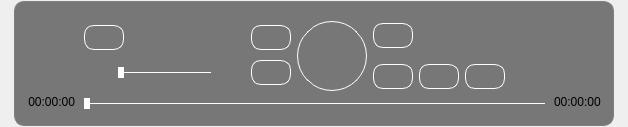
<?xml version="1.0" encoding="UTF-8"?>
<ui version="4.0">
 <class>VideoControlPanel</class>
 <widget class="QWidget" name="VideoControlPanel">
  <property name="geometry">
   <rect>
    <x>0</x>
    <y>0</y>
    <width>628</width>
    <height>127</height>
   </rect>
  </property>
  <property name="sizePolicy">
   <sizepolicy hsizetype="Preferred" vsizetype="Preferred">
    <horstretch>0</horstretch>
    <verstretch>0</verstretch>
   </sizepolicy>
  </property>
  <property name="focusPolicy">
   <enum>Qt::FocusPolicy::ClickFocus</enum>
  </property>
  <property name="windowTitle">
   <string>Form</string>
  </property>
  <property name="styleSheet">
   <string notr="true">QFrame
{
	background-color: rgba(0, 0, 0, 128);  /*rgba(0, 0, 0, 150);*/
	border: 1px solid rgb(128, 128, 128); /*white;*/
	border-radius: 10px;  
}

QPushButton 
{
	/*background-color: transparent;*/
	color: white;
	border: 1px solid white;
	border-radius: 10px;  
}

QPushButton:hover
{
	background-color: rgb(43, 43, 43);
}

QPushButton:disabled
{
	color: rgb(38, 38, 38);
}

QPushButton:pressed
{
	background-color: rgb(101, 101, 101)
}



/*QSlider::groove:horizontal
{
	background-color: white;
    	height: 1px;
    	margin: 0px;
}*/

/*QSlider::handle:horizontal:enabled
{
    	background-color: white;
    	border: 2px solid white;
    	height: 5px;
    	width: 2px;
    	margin: -5px 0px;
}

QSlider::handle:horizontal:disabled
{
    	background-color: rgb(128, 128, 128);
    	border: 2px solid rgb(128, 128, 128);;
    	height: 5px;
    	width: 2px;
    	margin: -5px 0px;
}

QSlider::groove:horizontal:enabled
{
    	background-color: white;
    	height: 1px;
    	margin: 0px;
}

QSlider::groove:horizontal:disabled:
{
	background-color: rgb(128, 128, 128);
	height: 1px;
    	margin: 0px;
}*/

QSlider::groove:horizontal 
{
    /*border: 1px solid white;*/
    height: 1px;
    background: white;
    margin: 0px;
}

QSlider::handle:horizontal 
{
    /*background: qlineargradient(x1:0, y1:0, x2:1, y2:1, stop:0 #b4b4b4, stop:1 #8f8f8f);*/
	background: white;
    border: 2px solid white;
    	height: 5px;
    	width: 2px;
    	margin: -5px 0px;
}

QSlider::groove:horizontal:enabled 
{
    background: white;
}

QSlider::groove:horizontal:disabled 
{
    background: rgb(128, 128, 128);
}

QSlider::handle:horizontal:enabled 
{
    background: white;
	border: 2px solid white;
}

QSlider::handle:horizontal:disabled 
{
    background: rgb(128, 128, 128);
	border: 2px solid rgb(128, 128, 128);
}
</string>
  </property>
  <layout class="QVBoxLayout" name="verticalLayout">
   <property name="spacing">
    <number>0</number>
   </property>
   <property name="leftMargin">
    <number>0</number>
   </property>
   <property name="topMargin">
    <number>0</number>
   </property>
   <property name="rightMargin">
    <number>0</number>
   </property>
   <property name="bottomMargin">
    <number>0</number>
   </property>
   <item>
    <layout class="QHBoxLayout" name="horizontalLayout">
     <property name="spacing">
      <number>0</number>
     </property>
     <item>
      <spacer name="horizontalSpacer">
       <property name="orientation">
        <enum>Qt::Orientation::Horizontal</enum>
       </property>
       <property name="sizeHint" stdset="0">
        <size>
         <width>40</width>
         <height>20</height>
        </size>
       </property>
      </spacer>
     </item>
     <item>
      <widget class="QFrame" name="Control_frame">
       <property name="sizePolicy">
        <sizepolicy hsizetype="Fixed" vsizetype="Fixed">
         <horstretch>0</horstretch>
         <verstretch>0</verstretch>
        </sizepolicy>
       </property>
       <property name="minimumSize">
        <size>
         <width>600</width>
         <height>125</height>
        </size>
       </property>
       <property name="styleSheet">
        <string notr="true"/>
       </property>
       <property name="frameShape">
        <enum>QFrame::Shape::StyledPanel</enum>
       </property>
       <property name="frameShadow">
        <enum>QFrame::Shadow::Raised</enum>
       </property>
       <widget class="QWidget" name="horizontalLayoutWidget">
        <property name="geometry">
         <rect>
          <x>70</x>
          <y>20</y>
          <width>421</width>
          <height>106</height>
         </rect>
        </property>
        <layout class="QHBoxLayout" name="horizontalLayout_3" stretch="0,0,0">
         <property name="sizeConstraint">
          <enum>QLayout::SizeConstraint::SetMaximumSize</enum>
         </property>
         <item>
          <layout class="QGridLayout" name="gridLayout_2">
           <property name="verticalSpacing">
            <number>-1</number>
           </property>
           <item row="0" column="1">
            <widget class="QPushButton" name="Backward_button">
             <property name="sizePolicy">
              <sizepolicy hsizetype="Fixed" vsizetype="Fixed">
               <horstretch>0</horstretch>
               <verstretch>0</verstretch>
              </sizepolicy>
             </property>
             <property name="minimumSize">
              <size>
               <width>40</width>
               <height>25</height>
              </size>
             </property>
             <property name="focusPolicy">
              <enum>Qt::FocusPolicy::NoFocus</enum>
             </property>
             <property name="text">
              <string/>
             </property>
             <property name="icon">
              <iconset resource="resources.qrc">
               <normaloff>:/icons/icons/previous.png</normaloff>:/icons/icons/previous.png</iconset>
             </property>
            </widget>
           </item>
           <item row="1" column="1">
            <widget class="QPushButton" name="Previous_button">
             <property name="sizePolicy">
              <sizepolicy hsizetype="Fixed" vsizetype="Fixed">
               <horstretch>0</horstretch>
               <verstretch>0</verstretch>
              </sizepolicy>
             </property>
             <property name="minimumSize">
              <size>
               <width>40</width>
               <height>25</height>
              </size>
             </property>
             <property name="focusPolicy">
              <enum>Qt::FocusPolicy::NoFocus</enum>
             </property>
             <property name="text">
              <string/>
             </property>
             <property name="icon">
              <iconset resource="resources.qrc">
               <normaloff>:/icons/icons/back.png</normaloff>:/icons/icons/back.png</iconset>
             </property>
             <property name="iconSize">
              <size>
               <width>14</width>
               <height>14</height>
              </size>
             </property>
            </widget>
           </item>
           <item row="1" column="0">
            <layout class="QGridLayout" name="gridLayout_3" columnstretch="0,0,0">
             <property name="horizontalSpacing">
              <number>2</number>
             </property>
             <item row="0" column="0">
              <widget class="QPushButton" name="Mute_button">
               <property name="sizePolicy">
                <sizepolicy hsizetype="Fixed" vsizetype="Fixed">
                 <horstretch>0</horstretch>
                 <verstretch>0</verstretch>
                </sizepolicy>
               </property>
               <property name="minimumSize">
                <size>
                 <width>25</width>
                 <height>25</height>
                </size>
               </property>
               <property name="focusPolicy">
                <enum>Qt::FocusPolicy::NoFocus</enum>
               </property>
               <property name="styleSheet">
                <string notr="true">border: none;</string>
               </property>
               <property name="text">
                <string/>
               </property>
               <property name="icon">
                <iconset resource="resources.qrc">
                 <normaloff>:/icons/icons/mute.png</normaloff>:/icons/icons/mute.png</iconset>
               </property>
               <property name="iconSize">
                <size>
                 <width>20</width>
                 <height>20</height>
                </size>
               </property>
              </widget>
             </item>
             <item row="0" column="2">
              <widget class="QPushButton" name="FullVolume_button">
               <property name="sizePolicy">
                <sizepolicy hsizetype="Fixed" vsizetype="Fixed">
                 <horstretch>0</horstretch>
                 <verstretch>0</verstretch>
                </sizepolicy>
               </property>
               <property name="minimumSize">
                <size>
                 <width>25</width>
                 <height>25</height>
                </size>
               </property>
               <property name="focusPolicy">
                <enum>Qt::FocusPolicy::NoFocus</enum>
               </property>
               <property name="styleSheet">
                <string notr="true">border: none;</string>
               </property>
               <property name="text">
                <string/>
               </property>
               <property name="icon">
                <iconset resource="resources.qrc">
                 <normaloff>:/icons/icons/volume.png</normaloff>:/icons/icons/volume.png</iconset>
               </property>
               <property name="iconSize">
                <size>
                 <width>20</width>
                 <height>20</height>
                </size>
               </property>
              </widget>
             </item>
             <item row="0" column="1">
              <widget class="QSlider" name="Volume_slider">
               <property name="styleSheet">
                <string notr="true">color: rgb(255, 255, 255);</string>
               </property>
               <property name="maximum">
                <number>100</number>
               </property>
               <property name="orientation">
                <enum>Qt::Orientation::Horizontal</enum>
               </property>
              </widget>
             </item>
            </layout>
           </item>
           <item row="0" column="0">
            <widget class="QPushButton" name="ToggleList_button">
             <property name="sizePolicy">
              <sizepolicy hsizetype="Fixed" vsizetype="Fixed">
               <horstretch>0</horstretch>
               <verstretch>0</verstretch>
              </sizepolicy>
             </property>
             <property name="minimumSize">
              <size>
               <width>40</width>
               <height>25</height>
              </size>
             </property>
             <property name="focusPolicy">
              <enum>Qt::FocusPolicy::NoFocus</enum>
             </property>
             <property name="layoutDirection">
              <enum>Qt::LayoutDirection::LeftToRight</enum>
             </property>
             <property name="text">
              <string/>
             </property>
             <property name="icon">
              <iconset resource="resources.qrc">
               <normaloff>:/icons/icons/list.png</normaloff>:/icons/icons/list.png</iconset>
             </property>
            </widget>
           </item>
          </layout>
         </item>
         <item>
          <widget class="QPushButton" name="Play_button">
           <property name="sizePolicy">
            <sizepolicy hsizetype="Fixed" vsizetype="Fixed">
             <horstretch>0</horstretch>
             <verstretch>0</verstretch>
            </sizepolicy>
           </property>
           <property name="minimumSize">
            <size>
             <width>70</width>
             <height>70</height>
            </size>
           </property>
           <property name="focusPolicy">
            <enum>Qt::FocusPolicy::ClickFocus</enum>
           </property>
           <property name="styleSheet">
            <string notr="true">
border-radius: 35px;  
</string>
           </property>
           <property name="text">
            <string/>
           </property>
           <property name="icon">
            <iconset resource="resources.qrc">
             <normaloff>:/icons/icons/play.png</normaloff>:/icons/icons/play.png</iconset>
           </property>
           <property name="iconSize">
            <size>
             <width>32</width>
             <height>32</height>
            </size>
           </property>
          </widget>
         </item>
         <item>
          <layout class="QGridLayout" name="gridLayout">
           <property name="verticalSpacing">
            <number>14</number>
           </property>
           <item row="1" column="1">
            <widget class="QPushButton" name="Stop_button">
             <property name="sizePolicy">
              <sizepolicy hsizetype="Fixed" vsizetype="Fixed">
               <horstretch>0</horstretch>
               <verstretch>0</verstretch>
              </sizepolicy>
             </property>
             <property name="minimumSize">
              <size>
               <width>40</width>
               <height>25</height>
              </size>
             </property>
             <property name="focusPolicy">
              <enum>Qt::FocusPolicy::ClickFocus</enum>
             </property>
             <property name="text">
              <string/>
             </property>
             <property name="icon">
              <iconset resource="resources.qrc">
               <normaloff>:/icons/icons/stop.png</normaloff>:/icons/icons/stop.png</iconset>
             </property>
            </widget>
           </item>
           <item row="0" column="0">
            <widget class="QPushButton" name="Forward_button">
             <property name="sizePolicy">
              <sizepolicy hsizetype="Fixed" vsizetype="Fixed">
               <horstretch>0</horstretch>
               <verstretch>0</verstretch>
              </sizepolicy>
             </property>
             <property name="minimumSize">
              <size>
               <width>40</width>
               <height>25</height>
              </size>
             </property>
             <property name="focusPolicy">
              <enum>Qt::FocusPolicy::NoFocus</enum>
             </property>
             <property name="text">
              <string/>
             </property>
             <property name="icon">
              <iconset resource="resources.qrc">
               <normaloff>:/icons/icons/forward.png</normaloff>:/icons/icons/forward.png</iconset>
             </property>
            </widget>
           </item>
           <item row="1" column="0">
            <widget class="QPushButton" name="Next_button">
             <property name="sizePolicy">
              <sizepolicy hsizetype="Fixed" vsizetype="Fixed">
               <horstretch>0</horstretch>
               <verstretch>0</verstretch>
              </sizepolicy>
             </property>
             <property name="minimumSize">
              <size>
               <width>40</width>
               <height>25</height>
              </size>
             </property>
             <property name="focusPolicy">
              <enum>Qt::FocusPolicy::NoFocus</enum>
             </property>
             <property name="text">
              <string/>
             </property>
             <property name="icon">
              <iconset resource="resources.qrc">
               <normaloff>:/icons/icons/next.png</normaloff>:/icons/icons/next.png</iconset>
             </property>
             <property name="iconSize">
              <size>
               <width>14</width>
               <height>14</height>
              </size>
             </property>
            </widget>
           </item>
           <item row="1" column="2">
            <widget class="QPushButton" name="Last_button">
             <property name="sizePolicy">
              <sizepolicy hsizetype="Fixed" vsizetype="Fixed">
               <horstretch>0</horstretch>
               <verstretch>0</verstretch>
              </sizepolicy>
             </property>
             <property name="minimumSize">
              <size>
               <width>40</width>
               <height>25</height>
              </size>
             </property>
             <property name="focusPolicy">
              <enum>Qt::FocusPolicy::ClickFocus</enum>
             </property>
             <property name="text">
              <string/>
             </property>
             <property name="icon">
              <iconset resource="resources.qrc">
               <normaloff>:/icons/icons/last.png</normaloff>:/icons/icons/last.png</iconset>
             </property>
             <property name="iconSize">
              <size>
               <width>24</width>
               <height>24</height>
              </size>
             </property>
            </widget>
           </item>
          </layout>
         </item>
        </layout>
       </widget>
       <widget class="QLabel" name="TotalDuration_label">
        <property name="geometry">
         <rect>
          <x>540</x>
          <y>90</y>
          <width>71</width>
          <height>21</height>
         </rect>
        </property>
        <property name="layoutDirection">
         <enum>Qt::LayoutDirection::LeftToRight</enum>
        </property>
        <property name="styleSheet">
         <string notr="true">border: 0px;
background-color: rgba(255, 255, 255, 0);</string>
        </property>
        <property name="text">
         <string>00:00:00</string>
        </property>
        <property name="alignment">
         <set>Qt::AlignmentFlag::AlignLeading|Qt::AlignmentFlag::AlignLeft|Qt::AlignmentFlag::AlignVCenter</set>
        </property>
       </widget>
       <widget class="QSlider" name="VideoPosition_slider">
        <property name="geometry">
         <rect>
          <x>70</x>
          <y>90</y>
          <width>461</width>
          <height>25</height>
         </rect>
        </property>
        <property name="mouseTracking">
         <bool>true</bool>
        </property>
        <property name="maximum">
         <number>1000</number>
        </property>
        <property name="tracking">
         <bool>true</bool>
        </property>
        <property name="orientation">
         <enum>Qt::Orientation::Horizontal</enum>
        </property>
       </widget>
       <widget class="QLabel" name="CurrentTime_label">
        <property name="geometry">
         <rect>
          <x>-10</x>
          <y>90</y>
          <width>71</width>
          <height>21</height>
         </rect>
        </property>
        <property name="layoutDirection">
         <enum>Qt::LayoutDirection::LeftToRight</enum>
        </property>
        <property name="styleSheet">
         <string notr="true">border: 0px;
background-color: rgba(255, 255, 255, 0);</string>
        </property>
        <property name="text">
         <string>00:00:00</string>
        </property>
        <property name="alignment">
         <set>Qt::AlignmentFlag::AlignRight|Qt::AlignmentFlag::AlignTrailing|Qt::AlignmentFlag::AlignVCenter</set>
        </property>
       </widget>
      </widget>
     </item>
     <item>
      <spacer name="horizontalSpacer_2">
       <property name="orientation">
        <enum>Qt::Orientation::Horizontal</enum>
       </property>
       <property name="sizeHint" stdset="0">
        <size>
         <width>40</width>
         <height>20</height>
        </size>
       </property>
      </spacer>
     </item>
    </layout>
   </item>
  </layout>
 </widget>
 <resources>
  <include location="resources.qrc"/>
 </resources>
 <connections/>
</ui>
